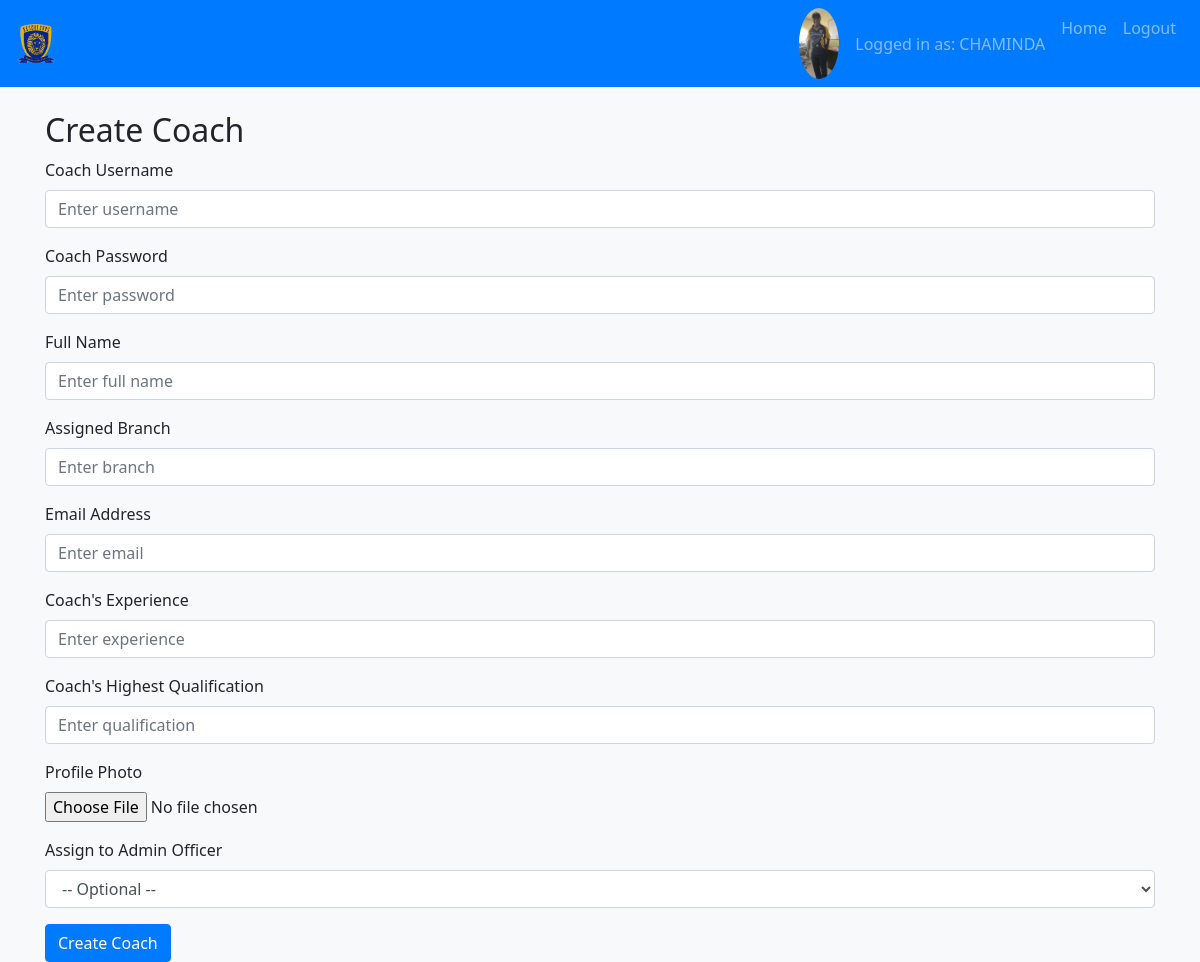
Page /admin/create_coach (signed in) on the committed database.
### app.py (models this page shows, shortened)
class User(UserMixin, db.Model):
    id = db.Column(db.Integer, primary_key=True)
    username = db.Column(db.String(150), unique=True, nullable=False)
    password_hash = db.Column(db.String(150), nullable=False)
    role = db.Column(db.String(50), nullable=False)  # 'sys_admin', 'admin', 'coach'
    full_name = db.Column(db.String(150))
    branch = db.Column(db.String(150))
    email = db.Column(db.String(150))
    profile_photo = db.Column(db.String(200))
    experience = db.Column(db.String(150))
    qualification = db.Column(db.String(150))
    assigned_admin_id = db.Column(db.Integer, db.ForeignKey('user.id'), nullable=True)
    coaches = db.relationship('User', backref='admin_officer', remote_side=[id], lazy=True)

### app.py (the view, shortened to what this page needs)
@app.route('/admin/create_coach', methods=['GET', 'POST'])
@login_required
def create_coach():
    if current_user.role not in ['sys_admin', 'admin']:
        flash("Access denied.", "danger")
        return redirect(url_for('dashboard'))
    admins = User.query.filter(User.role.in_(['sys_admin','admin'])).all()
    return render_template('create_coach.html', admins=admins)

### app.py (called while the page is built)
@login_manager.user_loader
def load_user(user_id):
    return User.query.get(int(user_id))

### templates/create_coach.html (shortened to what this page needs)
{% extends "base.html" %}
{% block content %}
<h2>Create Coach</h2>
<form method="POST" action="{{ url_for('create_coach') }}" enctype="multipart/form-data">
  <div class="form-group">
    <label for="username">Coach Username</label>
    <input type="text" class="form-control" name="username" placeholder="Enter username" required>
  </div>
  <div class="form-group">
    <label for="password">Coach Password</label>
    <input type="password" class="form-control" name="password" placeholder="Enter password" required>
  </div>
  <div class="form-group">
    <label for="full_name">Full Name</label>
    <input type="text" class="form-control" name="full_name" placeholder="Enter full name" required>
  </div>
  <div class="form-group">
    <label for="branch">Assigned Branch</label>
    <input type="text" class="form-control" name="branch" placeholder="Enter branch" required>
  </div>
  <div class="form-group">
    <label for="email">Email Address</label>
    <input type="email" class="form-control" name="email" placeholder="Enter email" required>
  </div>
  <div class="form-group">
    <label for="experience">Coach's Experience</label>
    <input type="text" class="form-control" name="experience" placeholder="Enter experience" required>
  </div>
  <div class="form-group">
    <label for="qualification">Coach's Highest Qualification</label>
    <input type="text" class="form-control" name="qualification" placeholder="Enter qualification" required>
  </div>
  <div class="form-group">
    <label for="profile_photo">Profile Photo</label>
    <input type="file" class="form-control-file" name="profile_photo">
  </div>
  <div class="form-group">
    <label for="assigned_admin_id">Assign to Admin Officer</label>
    <select class="form-control" name="assigned_admin_id">
      <option value="">-- Optional --</option>
    </select>
  </div>
  <button type="submit" class="btn btn-primary">Create Coach</button>
</form>
{% endblock %}

### templates/base.html (shortened to what this page needs)
<!DOCTYPE html>
<html lang="en">
<head>
  <link rel="stylesheet" href="https://stackpath.bootstrapcdn.com/bootstrap/4.5.2/css/bootstrap.min.css">
  <link rel="stylesheet" href="https://cdnjs.cloudflare.com/ajax/libs/animate.css/4.1.1/animate.min.css"/>
  <link rel="stylesheet" href="{{ url_for('static', filename='css/style.css') }}">
</head>
<body>
  <nav class="navbar navbar-expand-lg navbar-dark bg-primary">
    <a class="navbar-brand" href="{{ url_for('dashboard') }}">
      <img src="{{ url_for('static', filename='img/logo.png') }}" alt="Logo" style="height:40px;">
    </a>
    <div class="collapse navbar-collapse" id="navbarNav">
      <ul class="navbar-nav ml-auto">
        {% if current_user.is_authenticated %}
          <li class="nav-item d-flex align-items-center">
            {% if current_user.profile_photo %}
              <img src="{{ url_for('static', filename=current_user.profile_photo.split('static/')[-1]) }}"
                   alt="Profile"
                   class="rounded-circle mr-2"
                   width="40">
            {% endif %}
            <span class="nav-link mb-0">Logged in as: {{ current_user.username }}</span>
          </li>
          <li class="nav-item">
            <a class="nav-link" href="{{ url_for('dashboard') }}">Home</a>
          </li>
          <li class="nav-item">
            <a class="nav-link" href="{{ url_for('logout') }}">Logout</a>
          </li>
        {% endif %}
      </ul>
    </div>
  </nav>
  <div class="container mt-4">
    {% block content %}{% endblock %}
  </div>
</body>
</html>

### static/css/style.css (style rules this page uses)
body { background-color: #f8f9fa; font-family: "Segoe UI", Tahoma, Geneva, Verdana, sans-serif; }
.navbar { background-color: #007bff; }
.btn-primary { background-color: #007bff; border-color: #007bff; transition: background-color 0.3s ease; }

### rows in the picture
User: profile_photo (picture), username "CHAMINDA"
